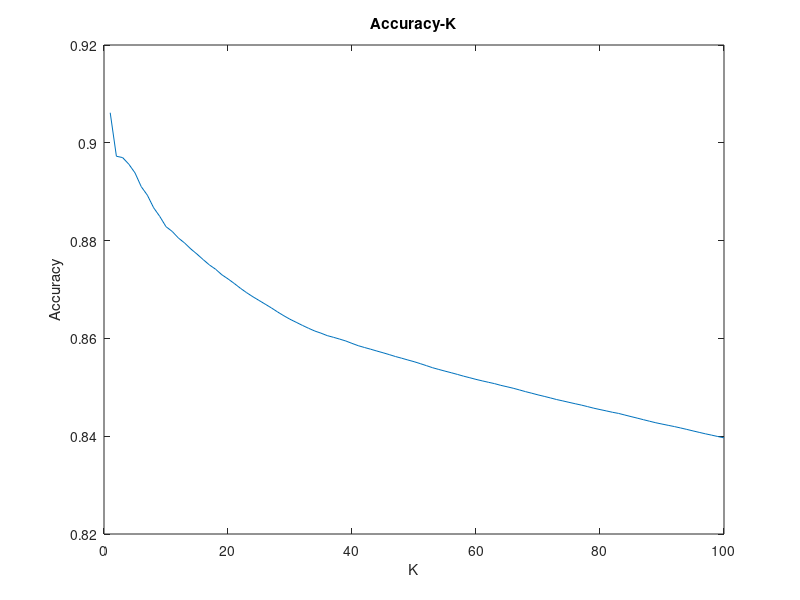

Reproduce this figure in MATLAB.
accuracies = load('accuracies.mat');
accuracies = accuracies.accuracies
x = 1:100;
figure()

plot(x, accuracies)
title('Accuracy-K');
xlabel('K');
ylabel('Accuracy')